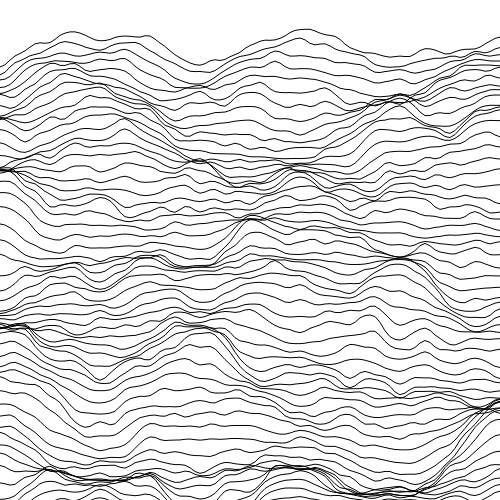
Frame 1 (no input)
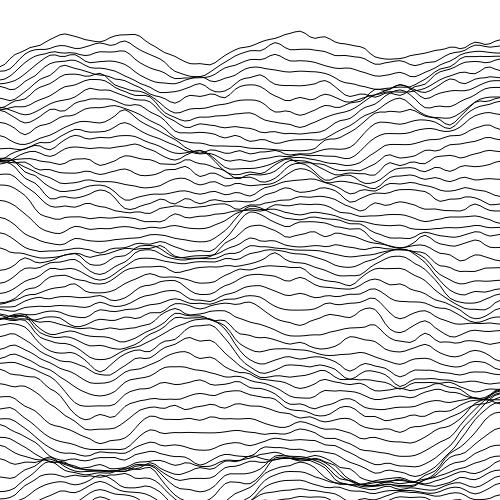
Frame 60 (no input)
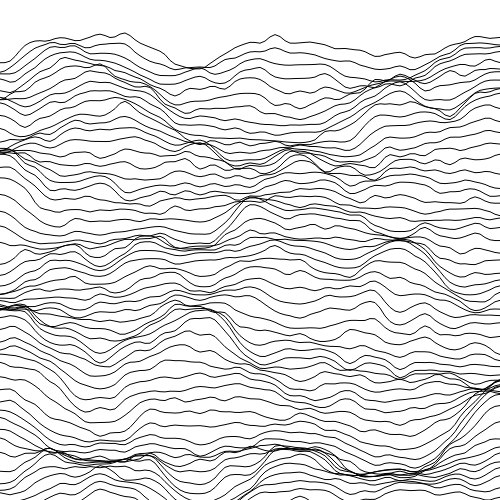
Frame 120 (the mouse pressed at the canvas centre since frame 60)

The p5.js sketch that drew these frames (run headless with seeded random() and noise() and a simulated clock; from frame 60 on, the mouse is pressed at the canvas centre):

// p5.js sketch
// ── sketch.js
function setup() {
  createCanvas(500, 500);
}

function drawNoiseLine(y, noiseY, noiseZ) {
  beginShape();
  for (let x = 0; x <= 500; x += 5) {
    // vertex(x, y + noise(x / 40, noiseY, noiseZ) * 100);
    vertex(x, y + noise(x / 100, noiseY) * 100);
  }
  endShape();
}

function draw() {
  background(255);

  noFill();
  for (let y = 0; y <= 500; y += 8) {
    drawNoiseLine(y, y / 80 + frameCount / 500, 20);
  }

  // noise(x, y)
}
